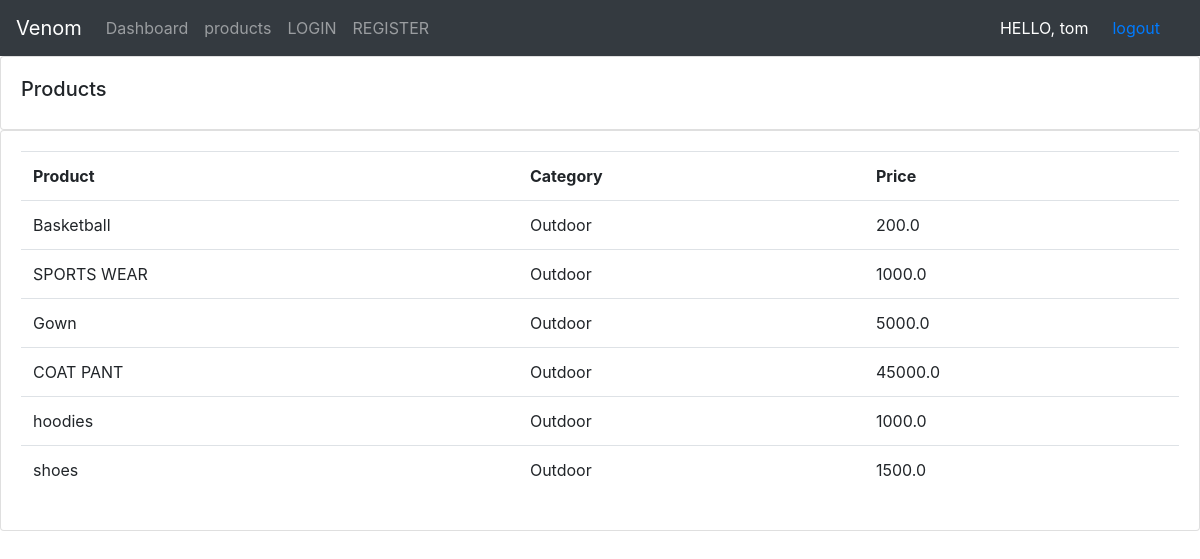
The app's page /product (signed in) with its own data.
### home/models.py (models this page shows, shortened)
class Product(models.Model):
        CATEGORY=(('Indoor',"Indoor"),
                  ('Outdoor','Outdoor'))
        name=models.CharField(max_length=200,null=True)
        price=models.FloatField(null=True)
        category=models.CharField(max_length=200,null=True, choices=CATEGORY)
        description=models.CharField(max_length=200,null=True)
        date_created=models.DateTimeField(auto_now_add=True, null=True)
        tag=models.ManyToManyField(Tag)

### home/views.py (the view)
# urls.py: path('product',views.product,name="product"),
def product(request):
    products=Product.objects.all()
    return render(request,'product.html',{'products': products})

### templates/product.html (shortened to what this page needs)
{% extends 'base.html' %}
{% block body %}
<div class="row">
    <div class="col-md">
        <div class="card card-body">
            <h5>Products</h5>
        </div>
        <div class="card card-body">
            <table class="table">
                <tr>
                    <th>Product</th>
                    <th>Category</th>
                    <th>Price</th>
                </tr>
                    {% for i in products %}
                   <tr>
                     <td>{{i.name}}</td>
                     <td>{{i.category}}</td>
                     <td>{{i.price}}</td>
                   </tr>
                    {% endfor %}
            </table>
        </div>
    </div>
</div>
{% endblock body %}

### templates/base.html (shortened to what this page needs)
<!doctype html>
<html lang="en">
  <head>
    <link rel="stylesheet" href="https://cdn.jsdelivr.net/npm/bootstrap@4.3.1/dist/css/bootstrap.min.css">
  </head>
  <body>
    <nav class="navbar navbar-expand-lg navbar-dark bg-dark">
        <a class="navbar-brand" href="#">Venom</a>
        <div class="collapse navbar-collapse" id="navbarNavDropdown">
          <ul class="navbar-nav">
            <li class="nav-item ">
              <a class="nav-link" href="/">Dashboard<span class="sr-only">(current)</span></a>
            </li>
            <li class="nav-item">
              <a class="nav-link" href="/product">products</a>
            </li>
            <li class="nav-item">
              <a class="nav-link" href="/loginuser">LOGIN</a>
            </li>
            <li class="nav-item">
              <a class="nav-link" href="/register">REGISTER</a>
            </li>
          </ul>
        </div>
        <span style="color:white" > HELLO, {{request.user}}</span>
        <span class="px-4"><a href="/logoutuser" > logout</a></span>
      </nav>
      {% block body %}{% endblock body %}
  </body>
</html>

### records on screen
Product: name "Basketball", category "Outdoor", price "200.0"
Product: name "SPORTS WEAR", category "Outdoor", price "1000.0"
Product: name "Gown", category "Outdoor", price "5000.0"
Product: name "COAT PANT", category "Outdoor", price "45000.0"
Product: name "hoodies", category "Outdoor", price "1000.0"
Product: name "shoes", category "Outdoor", price "1500.0"

### other values on screen
{{ request.user }} "tom"
